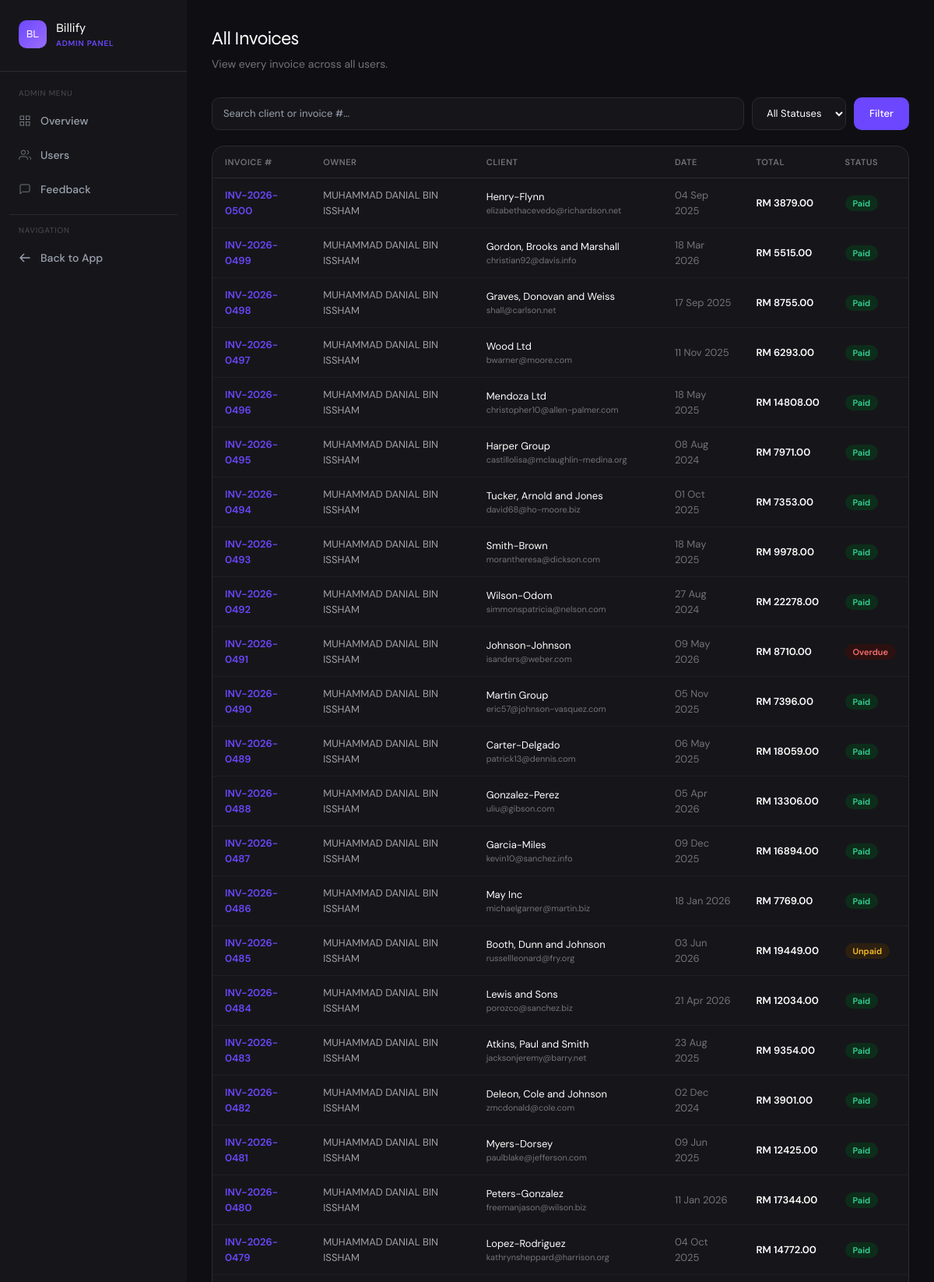
Screenshot of /admin/invoices (signed in, upper part) with the database file from the repository.
### app.py (models this page shows)
class Invoice(db.Model):
    id = db.Column(db.Integer, primary_key=True)
    invoice_number = db.Column(db.String(20), unique=True, nullable=False)
    client_name = db.Column(db.String(100), nullable=False)
    client_email = db.Column(db.String(120))
    client_address = db.Column(db.Text)
    issue_date = db.Column(db.Date, nullable=False, default=date.today)
    due_date = db.Column(db.Date, nullable=False)
    status = db.Column(db.String(20), default='Draft')
    subtotal = db.Column(db.Float, default=0.0)
    tax_percent = db.Column(db.Float, default=0.0)
    tax_amount = db.Column(db.Float, default=0.0)
    total = db.Column(db.Float, default=0.0)
    notes = db.Column(db.Text)
    user_id = db.Column(db.Integer, db.ForeignKey('user.id'), nullable=False)
    created_at = db.Column(db.DateTime, default=datetime.utcnow)
    items = db.relationship('InvoiceItem', backref='invoice', lazy=True, cascade='all, delete-orphan')

class User(UserMixin, db.Model):
    id = db.Column(db.Integer, primary_key=True)
    name = db.Column(db.String(100), nullable=False)
    email = db.Column(db.String(120), unique=True, nullable=False)
    password = db.Column(db.String(200), nullable=False)
    company = db.Column(db.String(100))
    is_admin = db.Column(db.Boolean, default=False)
    is_active_account = db.Column(db.Boolean, default=True)
    created_at = db.Column(db.DateTime, default=datetime.utcnow)
    invoices = db.relationship('Invoice', backref='owner', lazy=True)

### app.py (the view)
@app.route('/admin/invoices')
@login_required
@admin_required
def admin_invoices():
    search = request.args.get('search', '').strip()
    status_filter = request.args.get('status', '')
    query = Invoice.query
    if search:
        query = query.filter(db.or_(
            Invoice.client_name.ilike(f'%{search}%'),
            Invoice.invoice_number.ilike(f'%{search}%')
        ))
    if status_filter:
        query = query.filter_by(status=status_filter)
    invoices = query.order_by(Invoice.created_at.desc()).all()
    return render_template('admin/invoices.html', invoices=invoices, search=search, status_filter=status_filter)

### app.py (called while the page is built)
@app.after_request
def add_security_headers(response):
    response.headers['X-Content-Type-Options'] = 'nosniff'
    response.headers['X-Frame-Options'] = 'SAMEORIGIN'
    response.headers['X-XSS-Protection'] = '1; mode=block'
    response.headers['Referrer-Policy'] = 'strict-origin-when-cross-origin'
    return response

@login_manager.user_loader
def load_user(user_id):
    return User.query.get(int(user_id))

def admin_required(f):
    @wraps(f)
    def decorated(*args, **kwargs):
        if not current_user.is_authenticated or not current_user.is_admin:
            flash('Admin access required.', 'error')
            return redirect(url_for('dashboard'))
        return f(*args, **kwargs)
    return decorated

### templates/admin/invoices.html (shortened to what this page needs)
{% extends 'admin/base.html' %}
{% block content %}
<div class="mb-8">
  <h2 class="font-display font-700" style="font-size:24px;letter-spacing:-0.5px;color:white;">All Invoices</h2>
  <p style="color:#72727a;font-size:14px;margin-top:4px;">View every invoice across all users.</p>
</div>
<form method="GET" style="margin-bottom:20px;display:flex;gap:10px;flex-wrap:wrap;">
  <input type="text" name="search" value="{{ search }}" placeholder="Search client or invoice #..."
    style="flex:1;min-width:200px;background:#16161a;border:1px solid #2a2a30;border-radius:10px;padding:10px 14px;font-size:13px;color:white;outline:none;"
    onfocus="this.style.borderColor='#6c47ff'" onblur="this.style.borderColor='#2a2a30'" />
  <select name="status" style="background:#16161a;border:1px solid #2a2a30;border-radius:10px;padding:10px 14px;font-size:13px;color:white;outline:none;cursor:pointer;">
    <option value="">All Statuses</option>
  </select>
  <button type="submit" class="btn-primary" style="padding:10px 20px;font-size:13px;">Filter</button>
</form>
<div style="background:#16161a;border:1px solid #2a2a30;border-radius:16px;overflow:hidden;">
  {% if invoices %}
  <div style="overflow-x:auto;">
    <table style="width:100%;font-size:13px;border-collapse:collapse;">
      <thead>
        <tr style="border-bottom:1px solid #2a2a30;">
          {% for col in ['Invoice #', 'Owner', 'Client', 'Date', 'Total', 'Status'] %}
          <th style="padding:12px 16px;text-align:left;font-size:11px;font-weight:600;color:#72727a;text-transform:uppercase;letter-spacing:0.05em;">{{ col }}</th>
          {% endfor %}
        </tr>
      </thead>
      <tbody>
        {% for inv in invoices %}
        <tr style="border-bottom:1px solid #1e1e24;" onmouseover="this.style.background='#1e1e24'" onmouseout="this.style.background='transparent'">
          <td style="padding:12px 16px;font-weight:600;color:#6c47ff;">{{ inv.invoice_number }}</td>
          <td style="padding:12px 16px;color:#a0a0a8;">{{ inv.owner.name }}</td>
          <td style="padding:12px 16px;">
            <div style="color:white;">{{ inv.client_name }}</div>
            {% if inv.client_email %}<div style="font-size:11px;color:#72727a;">{{ inv.client_email }}</div>{% endif %}
          </td>
          <td style="padding:12px 16px;color:#72727a;">{{ inv.issue_date.strftime('%d %b %Y') }}</td>
          <td style="padding:12px 16px;font-weight:600;color:white;">RM {{ "%.2f"|format(inv.total) }}</td>
          <td style="padding:12px 16px;">
            <span style="padding:3px 10px;border-radius:20px;font-size:11px;font-weight:600;
              {% if inv.status == 'Paid' %}background:#0d2d1a;color:#34d399;
              {% elif inv.status == 'Overdue' %}background:#2d1010;color:#f87171;
              {% elif inv.status == 'Unpaid' %}background:#2d2010;color:#fbbf24;
              {% else %}background:#1e1e24;color:#72727a;{% endif %}">
              {{ inv.status }}
            </span>
          </td>
        </tr>
        {% endfor %}
      </tbody>
    </table>
  </div>
  {% else %}
  <div style="padding:60px;text-align:center;color:#72727a;font-size:14px;">No invoices found.</div>
  {% endif %}
</div>
{% endblock %}

### templates/admin/base.html (style rules this page uses)
* { font-family: 'DM Sans', sans-serif; }
.font-display { font-family: 'Syne', sans-serif; }
:root { --accent: #6c47ff; --accent-dark: #4a2fe0; --surface: #f7f7fb; --card: #ffffff; --border: #ebebf0; --text: #16161a; --muted: #72727a; }
.btn-primary { background: var(--accent); color: white; border-radius: 10px; font-weight: 500; transition: all 0.15s; border: none; cursor: pointer; }

### rows the page displays
Invoice: invoice_number "INV-2026-0500", owner.name "MUHAMMAD DANIAL BIN ISSHAM", client_name "Henry-Flynn", client_email "elizabethacevedo@richardson.net", issue_date "04 Sep 2025", total "3879.00", status "Paid"
Invoice: invoice_number "INV-2026-0499", owner.name "MUHAMMAD DANIAL BIN ISSHAM", client_name "Gordon, Brooks and Marshall", client_email "christian92@davis.info", issue_date "18 Mar 2026", total "5515.00", status "Paid"
Invoice: invoice_number "INV-2026-0498", owner.name "MUHAMMAD DANIAL BIN ISSHAM", client_name "Graves, Donovan and Weiss", client_email "shall@carlson.net", issue_date "17 Sep 2025", total "8755.00", status "Paid"
Invoice: invoice_number "INV-2026-0497", owner.name "MUHAMMAD DANIAL BIN ISSHAM", client_name "Wood Ltd", client_email "bwarner@moore.com", issue_date "11 Nov 2025", total "6293.00", status "Paid"
Invoice: invoice_number "INV-2026-0496", owner.name "MUHAMMAD DANIAL BIN ISSHAM", client_name "Mendoza Ltd", client_email "christopher10@allen-palmer.com", issue_date "18 May 2025", total "14808.00", status "Paid"
Invoice: invoice_number "INV-2026-0495", owner.name "MUHAMMAD DANIAL BIN ISSHAM", client_name "Harper Group", client_email "castillolisa@mclaughlin-medina.org", issue_date "08 Aug 2024", total "7971.00", status "Paid"
Invoice: invoice_number "INV-2026-0494", owner.name "MUHAMMAD DANIAL BIN ISSHAM", client_name "Tucker, Arnold and Jones", client_email "david68@ho-moore.biz", issue_date "01 Oct 2025", total "7353.00", status "Paid"
Invoice: invoice_number "INV-2026-0493", owner.name "MUHAMMAD DANIAL BIN ISSHAM", client_name "Smith-Brown", client_email "morantheresa@dickson.com", issue_date "18 May 2025", total "9978.00", status "Paid"
Invoice: invoice_number "INV-2026-0492", owner.name "MUHAMMAD DANIAL BIN ISSHAM", client_name "Wilson-Odom", client_email "simmonspatricia@nelson.com", issue_date "27 Aug 2024", total "22278.00", status "Paid"
Invoice: invoice_number "INV-2026-0491", owner.name "MUHAMMAD DANIAL BIN ISSHAM", client_name "Johnson-Johnson", client_email "isanders@weber.com", issue_date "09 May 2026", total "8710.00", status "Overdue"
Invoice: invoice_number "INV-2026-0490", owner.name "MUHAMMAD DANIAL BIN ISSHAM", client_name "Martin Group", client_email "eric57@johnson-vasquez.com", issue_date "05 Nov 2025", total "7396.00", status "Paid"
Invoice: invoice_number "INV-2026-0489", owner.name "MUHAMMAD DANIAL BIN ISSHAM", client_name "Carter-Delgado", client_email "patrick13@dennis.com", issue_date "06 May 2025", total "18059.00", status "Paid"
Invoice: invoice_number "INV-2026-0488", owner.name "MUHAMMAD DANIAL BIN ISSHAM", client_name "Gonzalez-Perez", client_email "uliu@gibson.com", issue_date "05 Apr 2026", total "13306.00", status "Paid"
Invoice: invoice_number "INV-2026-0487", owner.name "MUHAMMAD DANIAL BIN ISSHAM", client_name "Garcia-Miles", client_email "kevin10@sanchez.info", issue_date "09 Dec 2025", total "16894.00", status "Paid"
Invoice: invoice_number "INV-2026-0486", owner.name "MUHAMMAD DANIAL BIN ISSHAM", client_name "May Inc", client_email "michaelgarner@martin.biz", issue_date "18 Jan 2026", total "7769.00", status "Paid"
Invoice: invoice_number "INV-2026-0485", owner.name "MUHAMMAD DANIAL BIN ISSHAM", client_name "Booth, Dunn and Johnson", client_email "russellleonard@fry.org", issue_date "03 Jun 2026", total "19449.00", status "Unpaid"
Invoice: invoice_number "INV-2026-0484", owner.name "MUHAMMAD DANIAL BIN ISSHAM", client_name "Lewis and Sons", client_email "porozco@sanchez.biz", issue_date "21 Apr 2026", total "12034.00", status "Paid"
Invoice: invoice_number "INV-2026-0483", owner.name "MUHAMMAD DANIAL BIN ISSHAM", client_name "Atkins, Paul and Smith", client_email "jacksonjeremy@barry.net", issue_date "23 Aug 2025", total "9354.00", status "Paid"
Invoice: invoice_number "INV-2026-0482", owner.name "MUHAMMAD DANIAL BIN ISSHAM", client_name "Deleon, Cole and Johnson", client_email "zmcdonald@cole.com", issue_date "02 Dec 2024", total "3901.00", status "Paid"
Invoice: invoice_number "INV-2026-0481", owner.name "MUHAMMAD DANIAL BIN ISSHAM", client_name "Myers-Dorsey", client_email "paulblake@jefferson.com", issue_date "09 Jun 2025", total "12425.00", status "Paid"
Invoice: invoice_number "INV-2026-0480", owner.name "MUHAMMAD DANIAL BIN ISSHAM", client_name "Peters-Gonzalez", client_email "freemanjason@wilson.biz", issue_date "11 Jan 2026", total "17344.00", status "Paid"
Invoice: invoice_number "INV-2026-0479", owner.name "MUHAMMAD DANIAL BIN ISSHAM", client_name "Lopez-Rodriguez", client_email "kathrynsheppard@harrison.org", issue_date "04 Oct 2025", total "14772.00", status "Paid"

### other values shown
{{ col }} "INVOICE #" "OWNER" "CLIENT" "DATE" "TOTAL" "STATUS"
